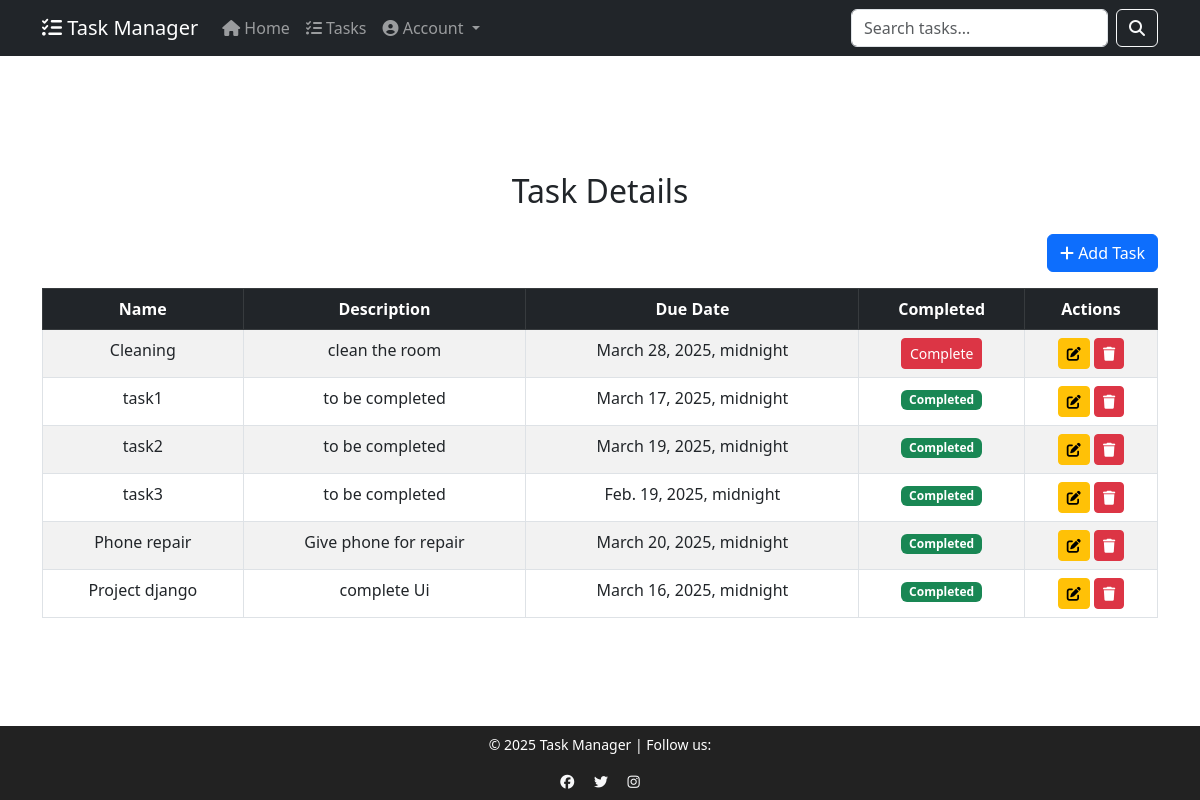
The app's page /taskmanager/readtask/ (signed in), older data.
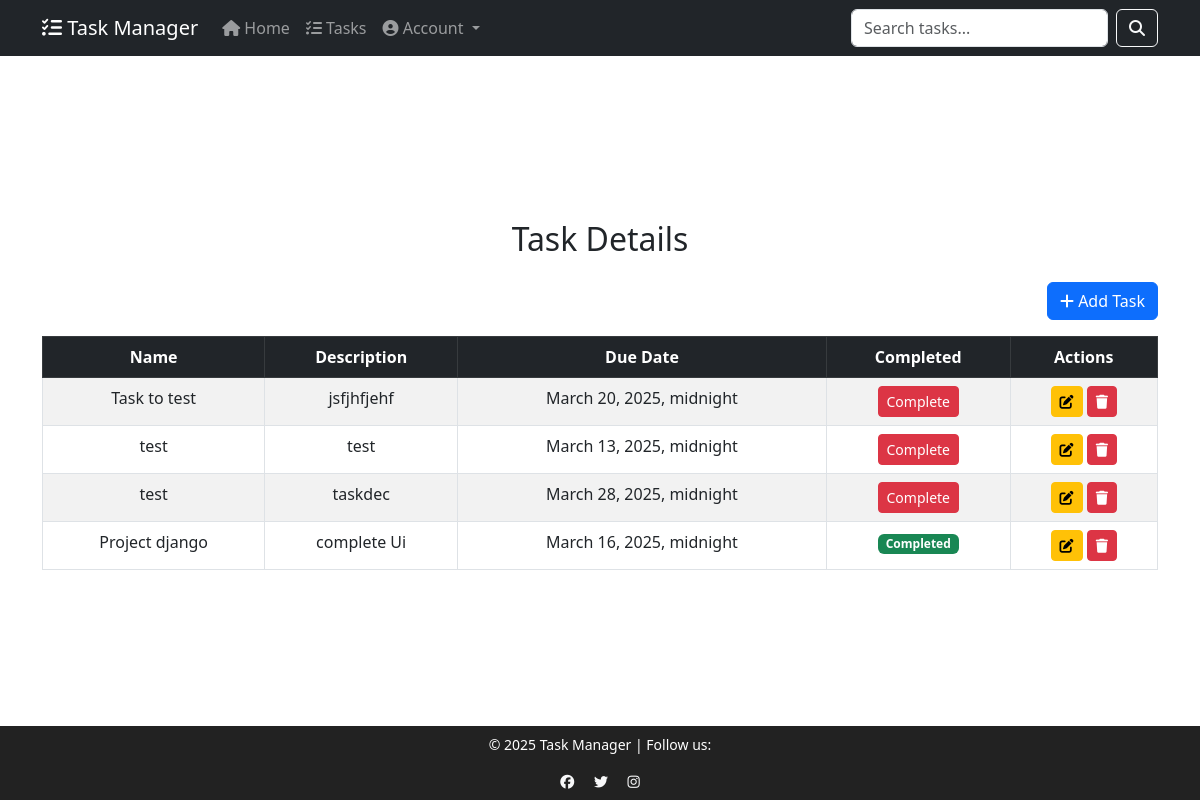
The same page, newer data.
### taskmanager/models.py (models this page shows, shortened)
class Taskmodel(models.Model):
    task_name = models.CharField(max_length=50)
    task_description = models.TextField(max_length=100)
    created_date = models.DateTimeField(auto_now_add=True)
    due_date=models.DateTimeField()
    priority_level = [
         ('Low', 'Low'),
        ('Medium', 'Medium'),
        ('High', 'High'),
    ]
    priority = models.CharField(max_length=20,choices=priority_level)
    point = models.IntegerField(default=0)
    status = models.BooleanField(default=False)
    user = models.ForeignKey(User,on_delete=models.CASCADE)

### taskmanager/views.py (the view)
# urls.py: path('taskmanager/readtask/',TaskreadView.as_view(),name="all_task"),
class TaskreadView(View):
     def get(self,request):
        data=Taskmodel.objects.filter(user=request.user).order_by('status')
        return render(request,"alltask.html",{"data":data})

### taskmanager/templates/alltask.html
{% extends "base.html" %}
{% block content %}
<div class="container mt-4">
    <h2 class="mb-4">Task Details</h2>
    <div class="d-flex justify-content-end mb-3">
        <a href="{% url 'addtask' %}" class="btn btn-primary"><i class="fas fa-plus"></i> Add Task</a>
    </div>
    <table class="table table-bordered table-striped">
        <thead class="table-dark">
            <tr>
                <th>Name</th>
                <th>Description</th>
                <th>Due Date</th>
                <th>Completed</th>
                <th>Actions</th>
            </tr>
        </thead>
        <tbody>
            {% for i in data %}
            <tr>
                <td>{{ i.task_name }}</td>
                <td>{{ i.task_description }}</td>
                <td>{{ i.due_date }}</td>
                {% if i.status == False %}
                    <td>
                        <a href="{% url 'complete' pk=i.id %}" class="btn btn-danger btn-sm">Complete</a>
                    </td>
                {% else %}
                    <td><span class="badge bg-success">Completed</span></td>
                {% endif %}
                <td>
                    <a href="{% url 'update' pk=i.id %}" class="btn btn-warning btn-sm">
                        <i class="fas fa-edit"></i>
                    </a>
                    <a href="{% url 'delete' pk=i.id %}" class="btn btn-danger btn-sm">
                        <i class="fas fa-trash"></i>
                    </a>
                </td>
            </tr>
            {% empty %}
            <tr>
                <td colspan="5" class="text-center">No tasks available</td>
            </tr>
            {% endfor %}
        </tbody>
    </table>
</div>
{% endblock %}

### taskmanager/templates/base.html (shortened to what this page needs)
<!DOCTYPE html>
<html lang="en">
<head>
    <link href="https://cdn.jsdelivr.net/npm/bootstrap@5.3.0/dist/css/bootstrap.min.css" rel="stylesheet">
    <link rel="stylesheet" href="https://cdnjs.cloudflare.com/ajax/libs/font-awesome/6.4.2/css/all.min.css">
</head>
<body>
<nav class="navbar navbar-expand-lg navbar-dark bg-dark">
    <div class="container">
        <a class="navbar-brand" href="#"><i class="fa-solid fa-list-check"></i> Task Manager</a>
        <div class="collapse navbar-collapse" id="navbarNav">
            <ul class="navbar-nav me-auto">
                <li class="nav-item"><a class="nav-link" href="{% url 'Home'  %}"><i class="fa-solid fa-house"></i> Home</a></li>
                <li class="nav-item"><a class="nav-link" href="{% url 'all_task'  %}"><i class="fa-solid fa-tasks"></i> Tasks</a></li>
                <li class="nav-item dropdown">
                    <a class="nav-link dropdown-toggle" href="#" role="button" data-bs-toggle="dropdown">
                        <i class="fa-solid fa-user-circle"></i> Account
                    </a>
                </li>
            </ul>
            <form class="d-flex">
                <input class="form-control me-2" type="search" placeholder="Search tasks..." aria-label="Search">
                <button class="btn btn-outline-light" type="submit"><i class="fa-solid fa-magnifying-glass"></i></button>
            </form>
        </div>
    </div>
</nav>
<div class="content">
    {% block content %}
    {% endblock %}
</div>
<footer class="footer">
    <div class="container">
        <p>© 2025 Task Manager | Follow us:</p>
        <a href="#"><i class="fa-brands fa-facebook"></i></a>
        <a href="#"><i class="fa-brands fa-twitter"></i></a>
        <a href="#"><i class="fa-brands fa-instagram"></i></a>
    </div>
</footer>
</body>
</html>

### taskmanager/templates/base.html (style rules this page uses)
html, body { height: 100%; display: flex; flex-direction: column; }
.content { flex: 1; display: flex; flex-direction: column; justify-content: center; align-items: center; text-align: center; padding: 20px; }
.footer { background: #222; color: white; padding: 8px 0; width: 100%; text-align: center; font-size: 14px; margin-top: auto; }
.footer a { color: #f8f9fa; text-decoration: none; margin: 0 8px; }

Row changes from the older to the newer data that the page shows:
removed Taskmodel: task_name "Cleaning", task_description "clean the room", due_date "March 28, 2025, midnight", status "Complete"
removed Taskmodel: task_name "task1", task_description "to be completed", due_date "March 17, 2025, midnight", status "Completed"
removed Taskmodel: task_name "task2", task_description "to be completed", due_date "March 19, 2025, midnight", status "Completed"
removed Taskmodel: task_name "task3", task_description "to be completed", due_date "Feb. 19, 2025, midnight", status "Completed"
removed Taskmodel: task_name "Phone repair", task_description "Give phone for repair", due_date "March 20, 2025, midnight", status "Completed"
added Taskmodel: task_name "Task to test", task_description "jsfjhfjehf", due_date "March 20, 2025, midnight", status "Complete"
added Taskmodel: task_name "test", task_description "test", due_date "March 13, 2025, midnight", status "Complete"
added Taskmodel: task_name "test", task_description "taskdec", due_date "March 28, 2025, midnight", status "Complete"
